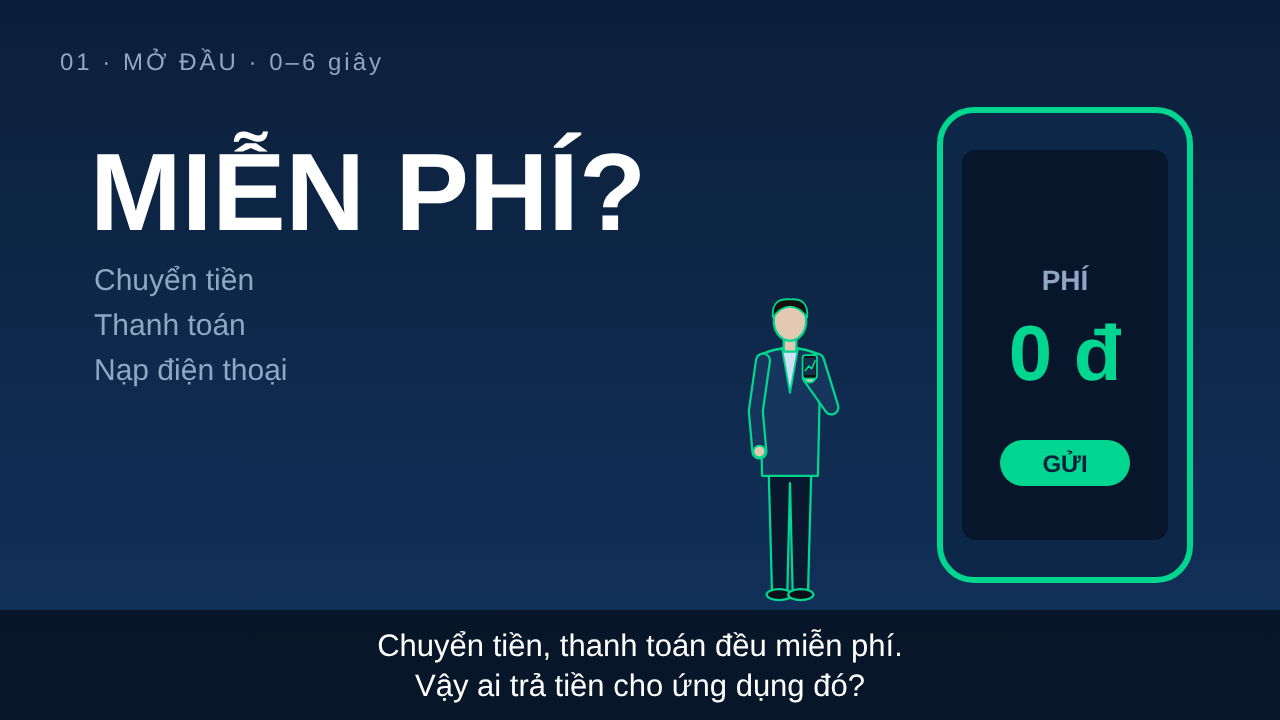
#> input picture scenes/storyboard/01.png, 1280 x 720 px; its folder holds 4 pictures in this run
$ python gen_storyboard.py
#> lines starting #> are read from the running program, lines starting #| are printed output that depends on the picture
### scenes/gen_styles_people.py
"""6 phong cách minh họa + nhân vật người lớn không mặt (silhouette/editorial). Chạy: python3 gen_styles_people.py"""
import os
from PIL import Image, ImageDraw, ImageFont
from gen_scenes import render
import gen_styles as gs

SK = {"light": "#e3c9b1", "tan": "#cfa883", "deep": "#a97c5a"}

def figure(x, y, s=1.0, coat="#2c3b57", pants="#1b2740", shirt="#e8ecf2", hair="#14100e", skin="light",
           female=False, pose="pocket", flip=False, stroke="#0a0f1a", sw=3):
    sk = SK[skin]; f = -1 if flip else 1
    o = [f'<g transform="translate({x} {y}) scale({s*f} {s})" stroke="{stroke}" stroke-width="{sw}" stroke-linejoin="round" stroke-linecap="round">']
    if female:
        o.append(f'<path d="M-20 -312 Q-30 -270 -22 -236 L22 -236 Q30 -270 20 -312Z" fill="{hair}"/>')
        for lx in (-9, 9): o.append(f'<path d="M{lx-6} -112 L{lx-5} -10 L{lx+5} -10 L{lx+6} -112Z" fill="{sk}"/>')
        o.append(f'<path d="M-30 -165 L-38 -100 L38 -100 L30 -165Z" fill="{pants}"/>')
        for lx in (-9, 9): o.append(f'<ellipse cx="{lx}" cy="-6" rx="11" ry="5" fill="{INK_}"/>')
    else:
        o.append(f'<path d="M-24 -156 L-20 -8 L-3 -8 L0 -130 L3 -8 L20 -8 L24 -156Z" fill="{pants}"/>')
        for lx in (-12, 12): o.append(f'<ellipse cx="{lx}" cy="-6" rx="14" ry="6" fill="{INK_}"/>')
    o.append(f'<path d="M-34 -272 Q0 -288 34 -272 L31 {-150 if female else -138} L-31 {-150 if female else -138}Z" fill="{coat}"/>')
    o.append(f'<path d="M-9 -280 L0 -230 L9 -280Z" fill="{shirt}" stroke-width="2"/>')
    o.append(f'<rect x="-7" y="-292" width="14" height="16" fill="{sk}"/>')
    A = {"point": [[(-30,-266),(-38,-210),(-34,-165)], [(30,-266),(70,-258),(108,-268)]],
         "phone": [[(-30,-266),(-38,-210),(-34,-165)], [(30,-266),(46,-214),(22,-248)]],
         "pocket": [[(-30,-266),(-42,-212),(-24,-168)], [(30,-266),(42,-212),(24,-168)]],
         "crossed": [[(-30,-266),(-44,-216),(14,-212)], [(30,-266),(44,-216),(-14,-204)]]}[pose]
    for arm in A:
        p = " ".join(f"{a},{b}" for a, b in arm)
        o.append(f'<polyline points="{p}" fill="none" stroke="{stroke}" stroke-width="{13+sw*2}"/><polyline points="{p}" fill="none" stroke="{coat}" stroke-width="13"/>')
        o.append(f'<circle cx="{arm[-1][0]}" cy="{arm[-1][1]}" r="6.5" fill="{sk}" stroke-width="2"/>')
    if pose == "phone":
        o.append('<rect x="14" y="-272" width="16" height="26" rx="3" fill="#111" stroke-width="2"/><rect x="16" y="-269" width="12" height="19" fill="#14304f" stroke="none"/><path d="M17 -255 L21 -260 L24 -257 L28 -266" fill="none" stroke="#00E08A" stroke-width="1.6"/>')
    o.append(f'<ellipse cx="0" cy="-310" rx="18" ry="22" fill="{sk}"/>')
    if female: o.append(f'<path d="M-19 -312 Q-22 -336 0 -334 Q22 -336 19 -312 Q10 -326 0 -326 Q-10 -326 -19 -312Z" fill="{hair}" stroke-width="2"/>')
    else: o.append(f'<path d="M-19 -314 Q-21 -336 0 -334 Q21 -336 19 -314 Q10 -326 0 -326 Q-10 -326 -19 -314Z" fill="{hair}" stroke-width="2"/>')
    o.append('</g>')
    return "".join(o)

INK_ = "#0a0f1a"

def add(svgtxt, figs): return svgtxt.replace("</svg>", "".join(figs) + "</svg>")

# [8 lines left out: functions s1, s2, not called in this run]
def s3():
    return add(gs.s_blueprint(), [
        figure(1050, 650, 1.0, coat="#0d4b86", pants="#0b3f73", shirt="#0B3A6B", hair="#0B3A6B", stroke="#ffffff", sw=2.5, pose="point", flip=True)])
def s4():
    return add(gs.s_neon(), [
        figure(1120, 700, 1.0, coat="#0a0f1f", pants="#05070f", shirt="#0a0f1f", hair="#05070f", stroke="#00FFA3", sw=3, pose="crossed", skin="deep")])
def s5():
    return add(gs.s_editorial(), [
        figure(150, 650, 0.78, coat="#0B6E8E", pants="#222b36", shirt="#f5f0e6", pose="phone", skin="tan")])
# [4 lines left out: function s6, not called in this run]

STYLES = [("1 · Dữ liệu + người", s1), ("2 · Isometric + người", s2), ("3 · Blueprint + người", s3),
          ("4 · Neon + người", s4), ("5 · Editorial + người", s5), ("6 · Hình học + người", s6)]

# [12 lines that do not run on import are left out]

### scenes/gen_scenes.py
"""Sinh nhiều cảnh 2D phong cách doodle người lớn (SVG -> PNG). Chạy: python3 gen_scenes.py"""
import subprocess, os
from PIL import Image

INK = "#0a0f1a"
SKINS = {"light": "#e6d3be", "tan": "#d7b997", "deep": "#b98d6a"}

# [63 lines left out: function person, not called in this run]

def svg(body, defs=""):
    return f'<svg xmlns="http://www.w3.org/2000/svg" viewBox="0 0 1280 720"><defs>{defs}</defs>{body}</svg>'

def grad(id_, c1, c2, vertical=True):
    d = 'x1="0" y1="0" x2="0" y2="1"' if vertical else 'x1="0" y1="0" x2="1" y2="0"'
    return f'<linearGradient id="{id_}" {d}><stop offset="0" stop-color="{c1}"/><stop offset="1" stop-color="{c2}"/></linearGradient>'

L = f'stroke="{INK}" stroke-width="4" stroke-linecap="round" stroke-linejoin="round"'

# [65 lines left out: functions street, cafe, bank, meeting, home, rooftop, not called in this run]

SCENES = {"01-pho": street, "02-cafe": cafe, "03-atm": bank, "04-hop": meeting, "05-nha": home, "06-san-thuong": rooftop}

def render(svg_path, png_path, w=1280, h=720):
    html = svg_path + ".html"
    open(html, "w").write(f"<body style='margin:0'><img src='{os.path.basename(svg_path)}' width={w} height={h} style='display:block'>")
    subprocess.run(["/opt/pw-browsers/chromium", "--headless", "--no-sandbox", "--hide-scrollbars",
                    f"--screenshot={png_path}", f"--window-size={w},{h+90}", "file://" + os.path.abspath(html)],
                   stdout=subprocess.DEVNULL, stderr=subprocess.DEVNULL)
    os.remove(html)
    Image.open(png_path).crop((0, 0, w, h)).save(png_path)

# [9 lines that do not run on import are left out]

### scenes/gen_styles.py
"""So sánh phong cách minh họa cho cùng chủ đề: giá Bitcoin tăng. Chạy: python3 gen_styles.py"""
import os, math
from PIL import Image, ImageDraw, ImageFont
from gen_scenes import render, svg, grad

DATA = [20, 24, 22, 30, 28, 38, 36, 48, 55, 52, 68, 75]
F = 'font-family="Arial,Helvetica,sans-serif"'

# [18 lines left out: functions pts, s_data, not called in this run]

def iso(x, y, w, d, h, top, left, right):
    # x,y: góc đáy giữa; w,d nửa kích thước theo trục
    a = (x, y); r = (x + w, y - w / 2); l = (x - d, y - d / 2); f = (x + w - d, y - w / 2 - d / 2)
    def up(p): return (p[0], p[1] - h)
    P = lambda *q: " ".join(f"{u:.0f},{v:.0f}" for u, v in q)
    o = f'<polygon points="{P(l,a,up(a),up(l))}" fill="{left}"/>'
    o += f'<polygon points="{P(a,r,up(r),up(a))}" fill="{right}"/>'
    o += f'<polygon points="{P(up(l),up(a),up(r),up(f))}" fill="{top}"/>'
    return o

# [67 lines left out: functions s_iso, s_blueprint, s_neon, s_editorial, s_geo, not called in this run]

STYLES = [("1 · Motion graphics dữ liệu", s_data), ("2 · Isometric", s_iso), ("3 · Blueprint", s_blueprint),
          ("4 · Neon / cyber", s_neon), ("5 · Editorial tối giản", s_editorial), ("6 · Hình học trừu tượng", s_geo)]

# [12 lines that do not run on import are left out]

### scenes/gen_storyboard.py
"""Storyboard mẫu: 'Ví điện tử miễn phí, vậy họ kiếm tiền từ đâu?' (8 cảnh). Chạy: python3 gen_storyboard.py"""
import os, math
from PIL import Image, ImageDraw, ImageFont
from gen_scenes import render, svg
from gen_styles import F
from gen_styles_people import figure
import gen_styles as gs

G = "#00D68F"; NAVY = "#0B1F3A"; MUTED = "#8fa6c4"
DEFS = '<linearGradient id="bg" x1="0" y1="0" x2="0" y2="1"><stop offset="0" stop-color="#0B1F3A"/><stop offset="1" stop-color="#12335E"/></linearGradient><marker id="ar" markerWidth="10" markerHeight="10" refX="8" refY="5" orient="auto"><path d="M0 0L10 5L0 10Z" fill="#00D68F"/></marker><marker id="ar2" markerWidth="10" markerHeight="10" refX="8" refY="5" orient="auto"><path d="M0 0L10 5L0 10Z" fill="#f2b632"/></marker>'

def T(x, y, t, size=30, fill="#fff", w=400, anchor="start", extra=""):
    return f'<text x="{x}" y="{y}" {F} font-size="{size}" font-weight="{w}" fill="{fill}" text-anchor="{anchor}" {extra}>{t}</text>'

def frame(tag, body, narr):
    b = f'<rect width="1280" height="720" fill="url(#bg)"/>' + T(60, 70, tag, 24, MUTED, 400, extra='letter-spacing="3"') + body
    b += '<rect y="610" width="1280" height="110" fill="#000" opacity=".55"/>'
    for i, line in enumerate(narr):
        b += T(640, 656 + i * 40, line, 31, "#fff", 400, "middle")
    return svg(b, DEFS)

def s1():
    body = T(90, 230, "MIỄN PHÍ?", 110, "#fff", 800) + T(94, 290, "Chuyển tiền", 30, MUTED) + T(94, 335, "Thanh toán", 30, MUTED) + T(94, 380, "Nạp điện thoại", 30, MUTED)
    body += '<g transform="translate(180 0)"><rect x="760" y="110" width="250" height="470" rx="34" fill="#0d2748" stroke="#00D68F" stroke-width="6"/><rect x="782" y="150" width="206" height="390" rx="14" fill="#08162b"/>'
    body += T(885, 290, "PHÍ", 28, MUTED, 700, "middle") + T(885, 380, "0 đ", 78, G, 800, "middle") + '<rect x="820" y="440" width="130" height="46" rx="23" fill="#00D68F"/>' + T(885, 472, "GỬI", 24, NAVY, 800, "middle") + '</g>'
    body += figure(790, 600, 0.9, coat="#17365e", pants="#0a1830", shirt="#cfe0f5", stroke=G, sw=2.5, pose="phone")
    return frame("01 · MỞ ĐẦU · 0–6 giây", body, ["Chuyển tiền, thanh toán đều miễn phí.", "Vậy ai trả tiền cho ứng dụng đó?"])

def s2():
    b = '<polygon points="200,520 640,740 1080,520 640,300" fill="#12335E"/>'
    for x, h, lab in ((430, 120, "Máy chủ"), (640, 190, "Bảo mật"), (850, 150, "Nhân sự")):
        b += gs.iso(x, 520, 60, 60, h, "#8ba6cf", "#2a4770", "#3b5f93")
        b += T(x, 565, lab, 26, "#cfe0f5", 700, "middle")
    b += '<circle cx="640" cy="215" r="52" fill="#f2b632"/>' + T(640, 248, "?", 76, "#8a5d00", 800, "middle")
    b += T(640, 130, "CHI PHÍ VẬN HÀNH", 28, MUTED, 700, "middle", 'letter-spacing="4"')
    return frame("02 · BÀI TOÁN · 6–14 giây", b, ["Vận hành ví cần máy chủ, bảo mật và đội ngũ.", "Chi phí này lớn, và phải có nguồn thu bù lại."])

def node(x, y, t, c="#17365e"):
    return f'<circle cx="{x}" cy="{y}" r="86" fill="{c}" stroke="{G}" stroke-width="5"/>' + T(x, y + 10, t, 26, "#fff", 700, "middle")

def s3():
    b = node(220, 300, "Người mua") + node(640, 300, "Ví điện tử", "#0f4a3a") + node(1060, 300, "Cửa hàng")
    b += f'<path d="M310 300H540" stroke="{G}" stroke-width="6" marker-end="url(#ar)"/><path d="M740 300H960" stroke="{G}" stroke-width="6" marker-end="url(#ar)"/>'
    b += T(425, 280, "100 đ", 28, "#fff", 700, "middle") + T(850, 280, "gần đủ", 28, "#fff", 700, "middle")
    b += f'<path d="M640 392V470" stroke="#f2b632" stroke-width="6" marker-end="url(#ar2)"/><rect x="410" y="490" width="460" height="70" rx="12" fill="#2a2210" stroke="#f2b632" stroke-width="3"/>' + T(640, 535, "Phí nhỏ trên mỗi giao dịch", 28, "#f2b632", 700, "middle")
    b += T(640, 140, "NGUỒN THU 1 · PHÍ TỪ CỬA HÀNG", 30, MUTED, 700, "middle", 'letter-spacing="3"')
    return frame("03 · NGUỒN THU 1 · 14–24 giây", b, ["Thứ nhất, cửa hàng thường trả một khoản phí nhỏ", "cho mỗi giao dịch, người mua thì không thấy."])

def s4():
    b = '<rect x="150" y="260" width="320" height="220" rx="28" fill="#17365e" stroke="#00D68F" stroke-width="5"/><rect x="380" y="330" width="140" height="80" rx="20" fill="#0f4a3a" stroke="#00D68F" stroke-width="4"/><circle cx="420" cy="370" r="10" fill="#7DFFC4"/>'
    for i in range(4): b += f'<ellipse cx="{260+i*0}" cy="{250-i*18}" rx="52" ry="14" fill="#f2b632" stroke="#8a5d00" stroke-width="3"/>'
    b += T(310, 530, "Tiền nhàn rỗi trong ví", 28, "#cfe0f5", 700, "middle")
    b += '<polygon points="820,260 1000,190 1180,260" fill="#cfe0f5"/><rect x="840" y="260" width="320" height="30" fill="#8ba6cf"/>' + "".join(f'<rect x="{860+i*70}" y="290" width="36" height="150" fill="#cfe0f5"/>' for i in range(4)) + '<rect x="830" y="440" width="340" height="30" fill="#8ba6cf"/>'
    b += T(1000, 530, "Ngân hàng", 28, "#cfe0f5", 700, "middle")
    b += f'<path d="M530 340H800" stroke="{G}" stroke-width="6" marker-end="url(#ar)"/><path d="M800 410H530" stroke="#f2b632" stroke-width="6" marker-end="url(#ar2)"/>' + T(665, 325, "gửi", 26, G, 700, "middle") + T(665, 450, "lãi", 26, "#f2b632", 700, "middle")
    b += T(640, 130, "NGUỒN THU 2 · LÃI TỪ TIỀN TRONG VÍ", 30, MUTED, 700, "middle", 'letter-spacing="3"')
    return frame("04 · NGUỒN THU 2 · 24–34 giây", b, ["Thứ hai, số dư nằm trong ví có thể được gửi", "theo quy định, và tạo ra lãi. (cần kiểm chứng theo từng ví)"])

def card(x, title, icon):
    return f'<rect x="{x}" y="190" width="320" height="330" rx="22" fill="#0d2748" stroke="#fff" stroke-width="3" stroke-dasharray="10 8"/>' + icon + T(x + 160, 480, title, 34, "#fff", 700, "middle")

def s5():
    ic1 = f'<g transform="translate(210 320)" fill="none" stroke="{G}" stroke-width="7"><circle r="52"/><path d="M-22 -8H22M-22 14H22"/></g>'
    ic2 = f'<g transform="translate(640 320)" fill="none" stroke="{G}" stroke-width="7"><path d="M0 -62L52 -38V12Q52 52 0 70Q-52 52 -52 12V-38Z"/><path d="M-20 4L-4 20L24 -14"/></g>'
    ic3 = f'<g transform="translate(1070 320)" fill="none" stroke="{G}" stroke-width="7" stroke-linecap="round"><path d="M-58 50L-20 8L8 28L56 -40"/><path d="M30 -42H58V-14"/></g>'
    b = card(50, "Cho vay", ic1) + card(480, "Bảo hiểm", ic2) + card(910, "Đầu tư", ic3)
    b += T(640, 140, "NGUỒN THU 3 · DỊCH VỤ TÀI CHÍNH", 30, MUTED, 700, "middle", 'letter-spacing="3"')
    return frame("05 · NGUỒN THU 3 · 34–44 giây", b, ["Thứ ba, ví bán thêm dịch vụ: vay, bảo hiểm, đầu tư,", "thường qua đối tác và có hoa hồng."])

# [8 lines left out: function pie, not called in this run]

LEG = [("Phí giao dịch", "#00D68F"), ("Lãi từ số dư", "#3b7bd1"), ("Dịch vụ tài chính", "#f2b632"), ("Khác (đối tác, quảng cáo)", "#8ba6cf")]

def legend(x, y):
    return "".join(f'<rect x="{x}" y="{y+i*58}" width="28" height="28" rx="6" fill="{c}"/>' + T(x + 46, y + 24 + i * 58, t, 28, "#fff", 400) for i, (t, c) in enumerate(LEG))

# [17 lines left out: functions s6, s7, s8, not called in this run]

SC = [s1, s2, s3, s4, s5, s6, s7, s8]

if __name__ == "__main__":
    os.makedirs("storyboard", exist_ok=True)
    fp = "/usr/share/fonts/truetype/dejavu/DejaVuSans.ttf"
    font = ImageFont.truetype(fp, 22) if os.path.exists(fp) else ImageFont.load_default()
    sheet = Image.new("RGB", (1280, 4 * 396), "white")
#> sheet: PIL image 1280x1584 RGB; every value is 255
    for i, fn in enumerate(SC):
        k = f"storyboard/{i+1:02d}"
        open(k + ".svg", "w").write(fn()); render(k + ".svg", k + ".png")
        sheet.paste(Image.open(k + ".png").resize((640, 360)), ((i % 2) * 640, (i // 2) * 396 + 36))
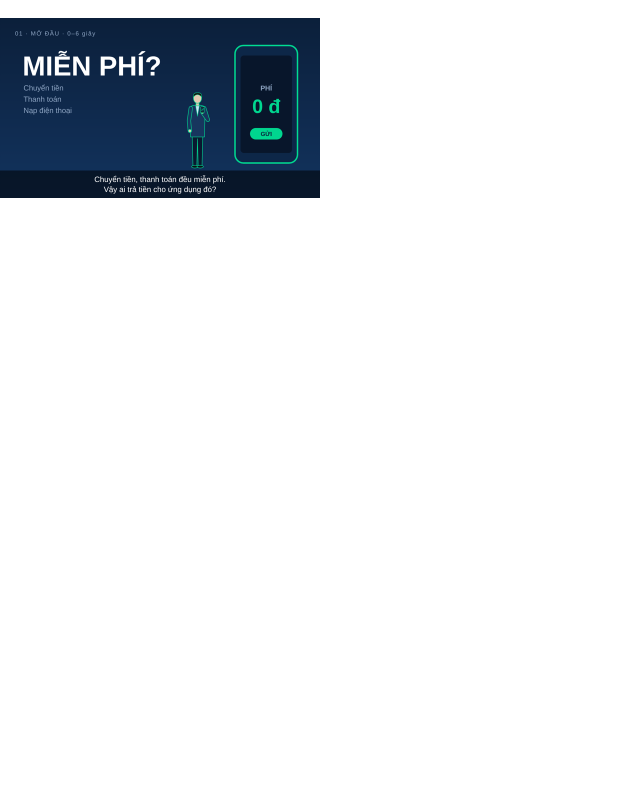
#> sheet: PIL image 1280x1584 RGB (shown at 1/2 size); mean R, G, B 228.3, 231.3, 234.4
        ImageDraw.Draw(sheet).text(((i % 2) * 640 + 10, (i // 2) * 396 + 6), f"Cảnh {i+1}", fill="black", font=font)
#> pass 2 of the loop `for i, fn in enumerate(SC):`:
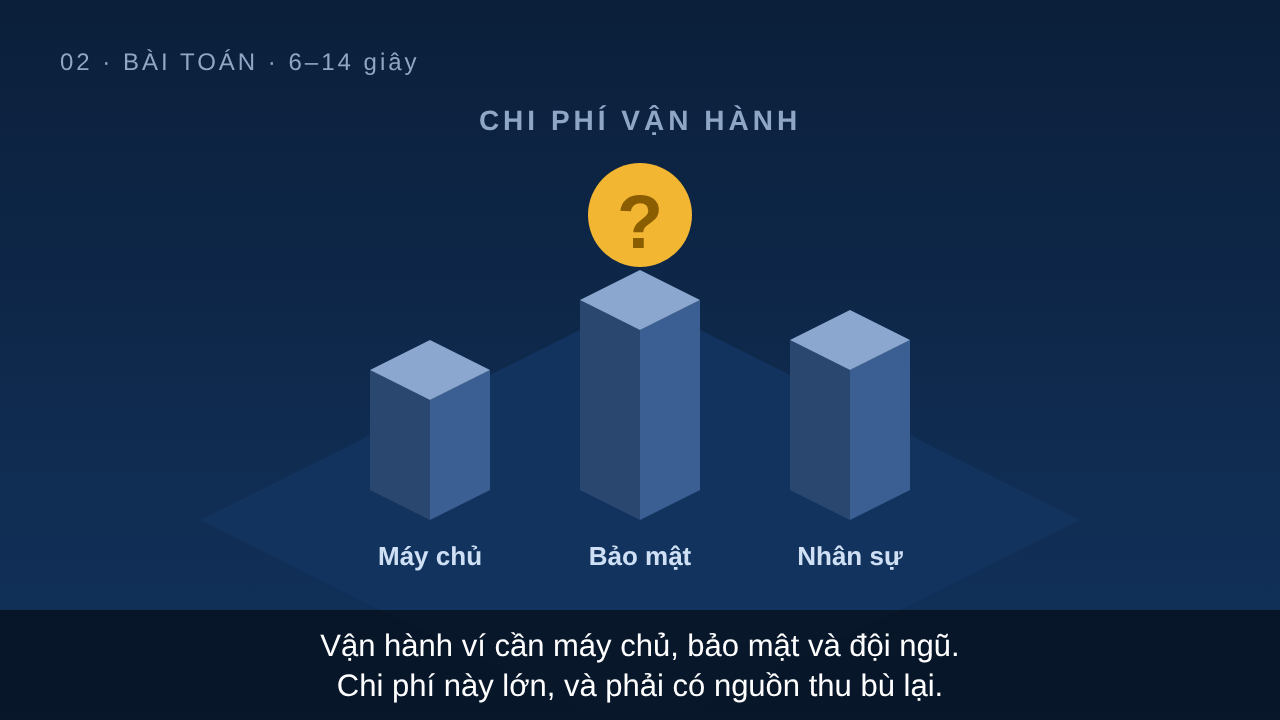
#> input picture scenes/storyboard/02.png, 1280 x 720 px
#> `sheet.paste(Image.open(k + ".png").resize((640, 360)), ((i % 2) * 640,..`:
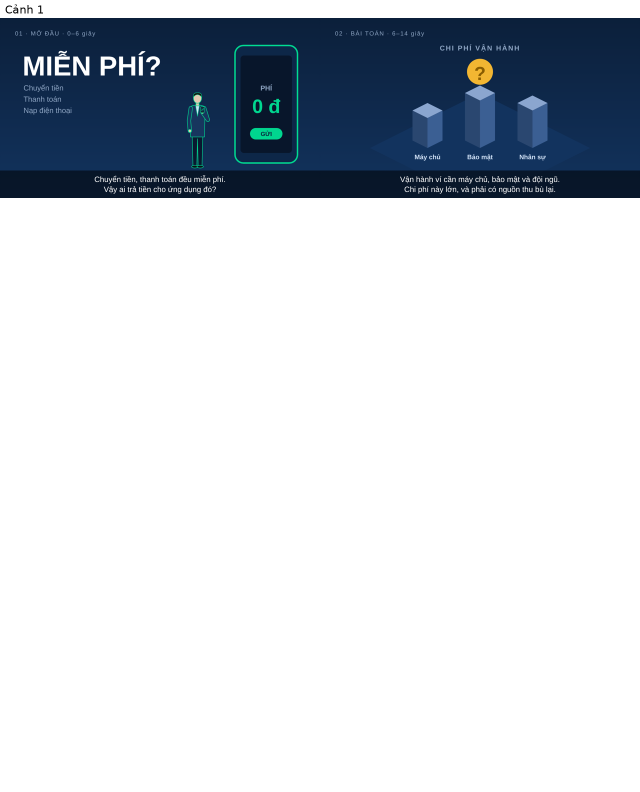
#> sheet: PIL image 1280x1584 RGB (shown at 1/2 size); mean R, G, B 201.8, 207.4, 214.1
#> pass 3 of the loop `for i, fn in enumerate(SC):`:
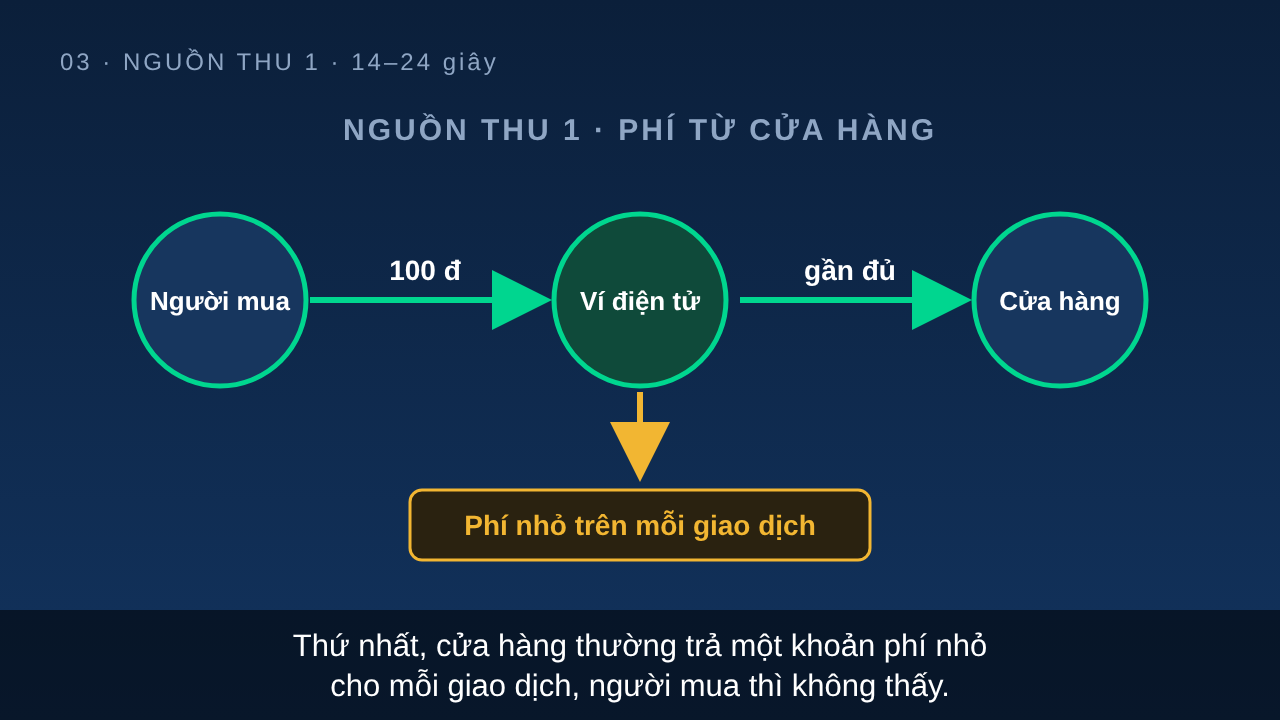
#> input picture scenes/storyboard/03.png, 1280 x 720 px
#> `sheet.paste(Image.open(k + ".png").resize((640, 360)), ((i % 2) * 640,..`:
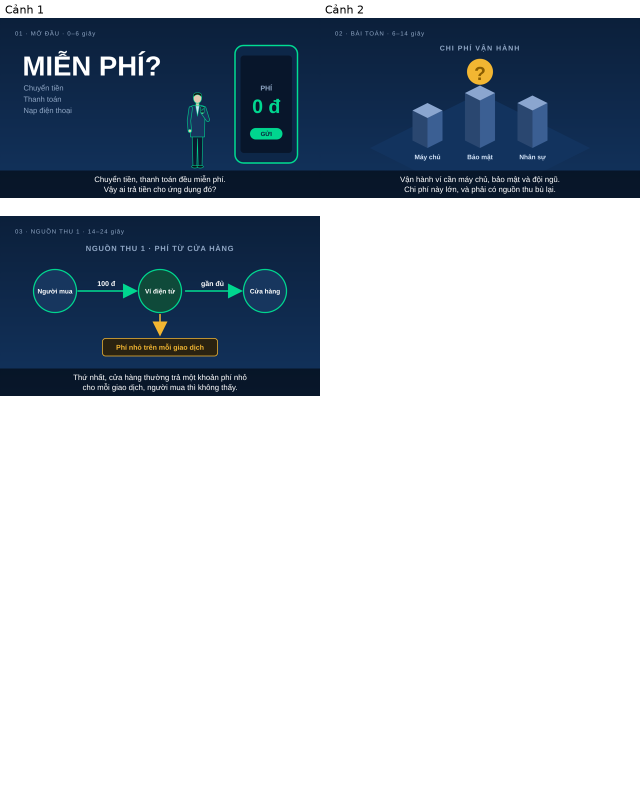
#> sheet: PIL image 1280x1584 RGB (shown at 1/2 size); mean R, G, B 175.1, 183.6, 193.1
#> (the run stopped early here; a loop or call above may not have finished)
